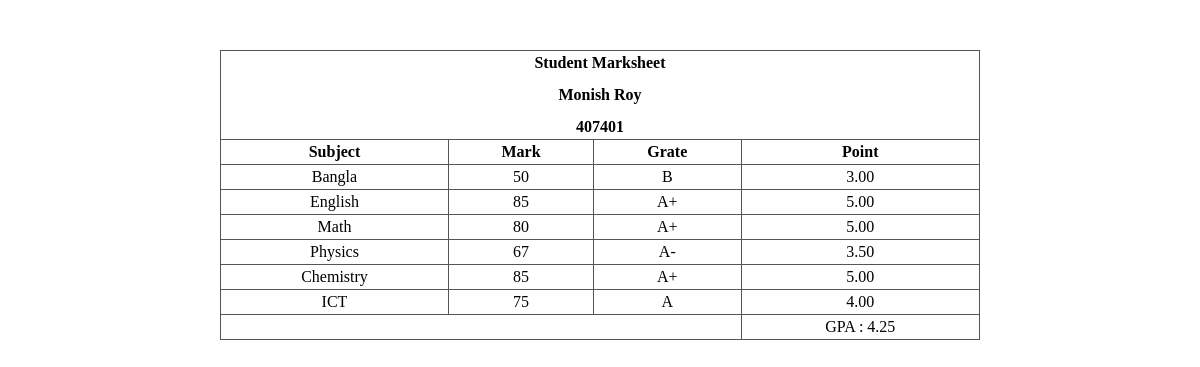
/view/marksheet.php?user_id=1, run on an earlier commit of the app's database.
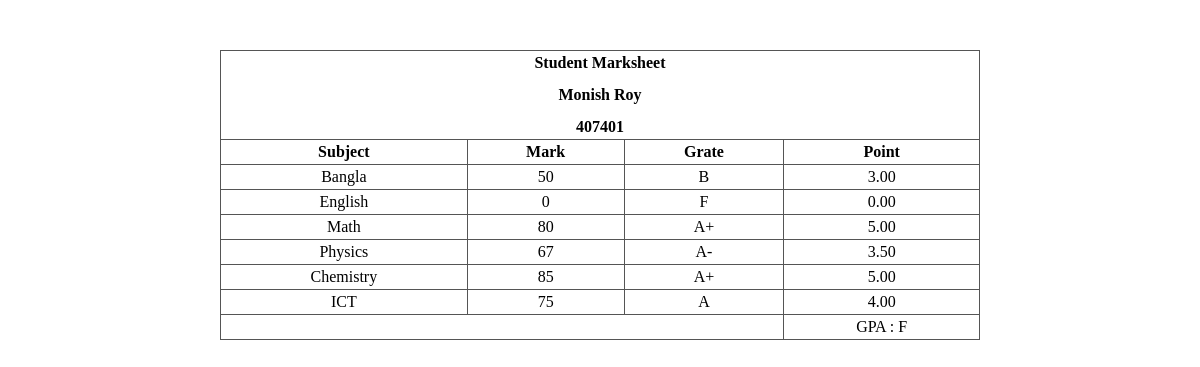
And on a later commit of the database.
### tables this page shows
CREATE TABLE `marksheets` (
  `id` int(11) NOT NULL,
  `name` varchar(255) NOT NULL,
  `roll` varchar(255) NOT NULL,
  `session_id` int(11) NOT NULL,
  `bangla` int(11) NOT NULL,
  `english` int(11) NOT NULL,
  `math` int(11) NOT NULL,
  `physics` int(11) NOT NULL,
  `chemistry` int(11) NOT NULL,
  `ict` int(11) NOT NULL,
  `status` tinyint(4) NOT NULL DEFAULT 1,
  `created_at` timestamp NOT NULL DEFAULT current_timestamp()
);

### view/marksheet.php (the view, shortened to what this page needs)
<?php
require_once '../dbcon.php';
$id = $_GET['user_id'];
$result = mysqli_query($con, "SELECT * FROM `marksheets` WHERE `id` = '$id'");
function Grate($marks) {
    if ($marks > 100 ) {
        return "Invalid";
    } elseif ($marks >= 80 && $marks <= 100) {
        return "A+";
    } elseif ($marks >= 70 && $marks <= 79) {
        return "A";
    } elseif ($marks >= 60 && $marks <= 69)  {
        return "A-";
    } elseif ($marks >= 50 && $marks <= 59)  {
        return "B";
    } elseif ($marks >= 40 && $marks <= 49 ) {
        return "C";
    } elseif ($marks >= 33 && $marks <= 39 ) {
        return "D";
    }else {
        return "F";
    }
}
function Point($marks) {
    if ($marks > 100 ) {
        return "Invalid";
    } elseif ($marks >= 80 && $marks <= 100) {
        return "5.00";
    } elseif ($marks >= 70 && $marks <= 79) {
        return "4.00";
    } elseif ($marks >= 60 && $marks <= 69)  {
        return "3.50";
    } elseif ($marks >= 50 && $marks <= 59)  {
        return "3.00";
    } elseif ($marks >= 40 && $marks <= 49 ) {
        return "2.00";
    } elseif ($marks >= 33 && $marks <= 39 ) {
        return "1.00";
    }else {
        return "0.00";
    }
}
?>
<!DOCTYPE html>
<html lang="en">
<head>
</head>
<body onload="window.print()">
    <?php
        while($row = mysqli_fetch_assoc($result)){
        ?>
        <div class="print-area">
            <div class="data-info">
                <table>
                    <tr>
                        <th colspan="4">
                            Student Marksheet <br><br>
                            <?= ucwords($row['name']) ?><br><br>
                            <?= $row['roll'] ?>
                        </th>
                    </tr>
                    <tr>
                        <th>Subject</th>
                        <th>Mark</th>
                        <th>Grate</th>
                        <th>Point</th>
                    </tr>
                    <tr>
                        <td>Bangla</td>
                        <td><?= $row['bangla'] ?></td>
                        <td><?= Grate($row["bangla"]) ?></td>
                        <td><?= Point($row["bangla"]) ?></td>
                    </tr>
                    <tr>
                        <td>English</td>
                        <td><?= $row['english'] ?></td>
                        <td><?= Grate($row["english"]) ?></td>
                        <td><?= Point($row["english"]) ?></td>
                    </tr>
                    <tr>
                        <td>Math</td>
                        <td><?= $row['math'] ?></td>
                        <td><?= Grate($row["math"]) ?></td>
                        <td><?= Point($row["math"]) ?></td>
                    </tr>
                    <tr>
                        <td>Physics</td>
                        <td><?= $row['physics'] ?></td>
                        <td><?= Grate($row["physics"]) ?></td>
                        <td><?= Point($row["physics"]) ?></td>
                    </tr>
                    <tr>
                        <td>Chemistry</td>
                        <td><?= $row['chemistry'] ?></td>
                        <td><?= Grate($row["chemistry"]) ?></td>
                        <td><?= Point($row["chemistry"]) ?></td>
                    </tr>
                    <tr>
                        <td>ICT</td>
                        <td><?= $row['ict'] ?></td>
                        <td><?= Grate($row["ict"]) ?></td>
                        <td><?= Point($row["ict"]) ?></td>
                    </tr>
                    <tr>
                        <td colspan="3"></td>
                        <td >
                        GPA :
                        <?php
                        if(Point($row["bangla"]) == 0 || Point($row["english"]) == 0 || Point($row["math"]) == 0 || Point($row["physics"]) == 0 || Point($row["chemistry"]) == 0 || Point($row["ict"]) == 0){
                            echo "F";
                        }else{
                            $total = Point($row["bangla"])+Point($row["english"])+Point($row["math"])+Point($row["physics"])+Point($row["chemistry"])+ Point($row["ict"]);
                            echo $gpa = $total/6;
                        }
                        ?>
                        </td>
                    </tr>
                </table>
            </div>
        </div>
        <?php
        }
    ?>
</body>
</html>

### view/marksheet.php (style rules this page uses)
body { margin: 0; }
.print-area { width: 760px; height: 1050px; margin: auto; box-sizing: border-box; page-break-after: always; }
.data-info { margin-top: 50px; }
.data-info table { width: 100%; border-collapse: collapse; }
.data-info table th, .data-info table td { border: 1px solid #555; padding: 4px; line-height: 1em; text-align: center; }

What changed in the data, as far as the page shows it:
changed marksheets "Monish Roy": english "85" → "0"; english "A+" → "F"; english "5.00" → "0.00"; $gpa = $total/6 "4.25" → (not shown); now shows "F"
